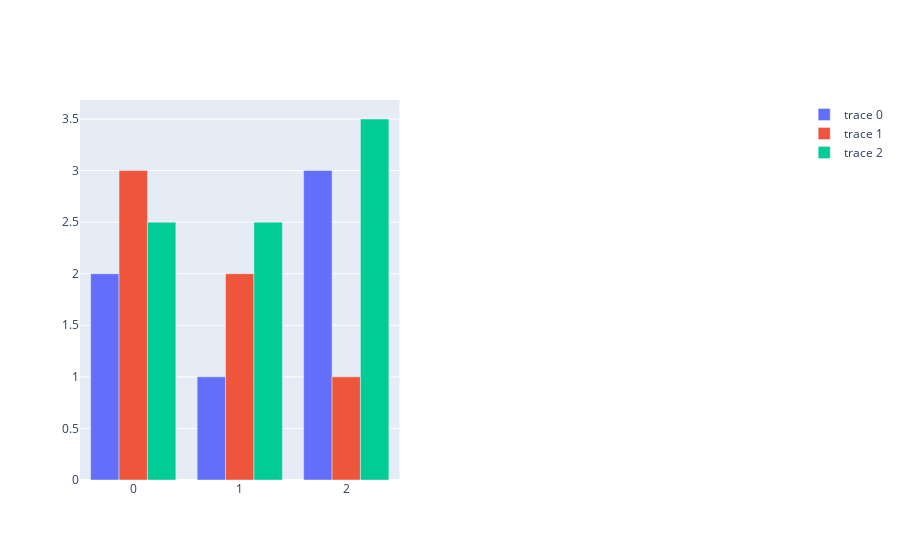

This figure's notebook cell:
### Code cell
import plotly.graph_objects as go
from plotly.subplots import make_subplots
import pandas as pd

fig = make_subplots(rows=1, cols=2, specs=[[{"type": "bar"},
                                            {"type": "surface"}]])
fig.add_trace(go.Bar(y=[2, 1, 3]), row=1, col=1)
fig.add_trace(go.Bar(y=[3, 2, 1]), row=1, col=1)
fig.add_trace(go.Bar(y=[2.5, 2.5, 3.5]), row=1, col=1)

# Add surface trace to subplot (1, 2)
# Read data from a csv
#z_data = pd.read_csv("https://raw.githubusercontent.com/plotly/datasets/master/api_docs/mt_bruno_elevation.csv")
#fig.add_surface(z=z_data)

# Hide legend
#fig.update_layout(
#    showlegend=False,
#    title_text="Default Theme",
#    height=500,
#    width=800,
#)

fig.show()

### Figure 1 — Plotly figure (JSON) as saved in the notebook; plotly's stock layout.template omitted (floating-point values rounded to 4 significant figures)
{"data": [{"type": "bar", "xaxis": "x", "y": [2, 1, 3], "yaxis": "y"}, {"type": "bar", "xaxis": "x", "y": [3, 2, 1], "yaxis": "y"}, {"type": "bar", "xaxis": "x", "y": [2.5, 2.5, 3.5], "yaxis": "y"}], "layout": {"scene": {"domain": {"x": [0.55, 1], "y": [0, 1]}}, "xaxis": {"anchor": "y", "domain": [0, 0.45]}, "yaxis": {"anchor": "x", "domain": [0, 1]}}}
